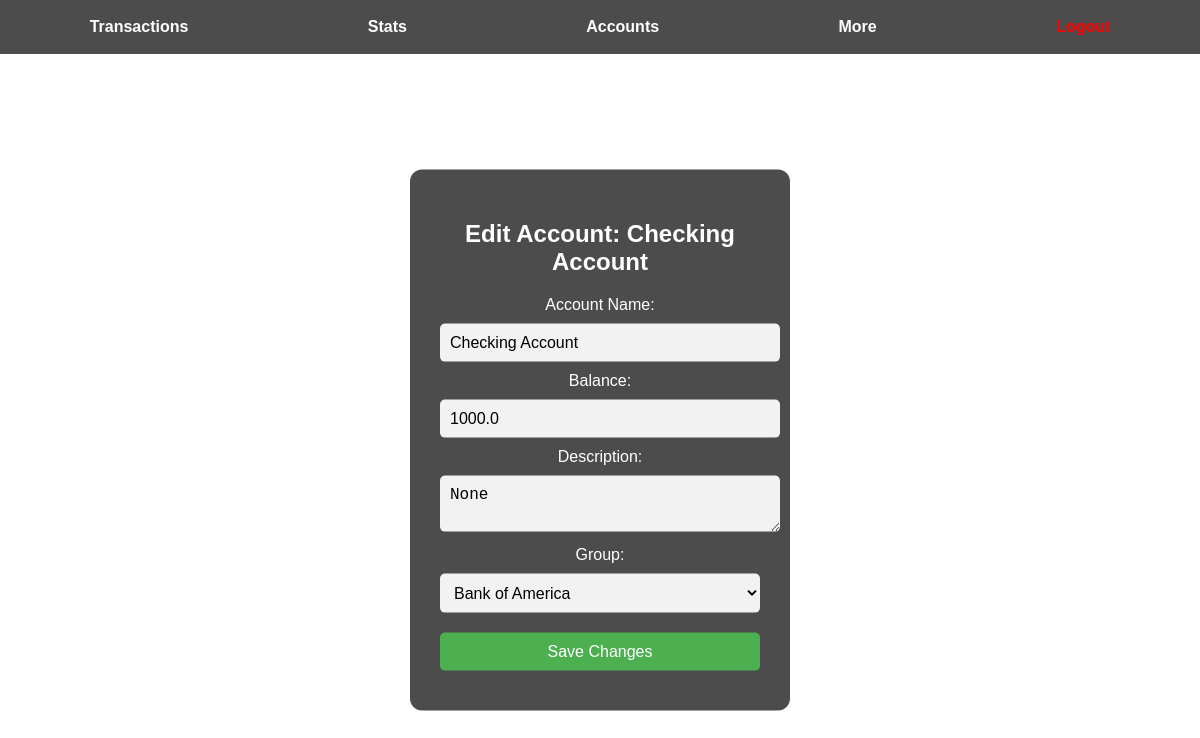
/edit_account/4 (signed in), run on the app's committed database.
### models/models.py (models this page shows)
class Account(db.Model):
    __tablename__ = 'account'
    id = db.Column(db.Integer, primary_key=True)
    name = db.Column(db.String(100), nullable=False)
    type = db.Column(db.String(50))  # 'checking', 'savings', etc.
    balance = db.Column(db.Float, default=0)
    description = db.Column(db.String(255))
    group_id = db.Column(db.Integer, db.ForeignKey('account_group.id'))
    user_id = db.Column(db.String(36), db.ForeignKey('user.id'))
    transactions = db.relationship('Transaction', foreign_keys='Transaction.account_id', back_populates='account', lazy=True)
    transactions_from = db.relationship('Transaction', foreign_keys='Transaction.from_account_id', back_populates='from_account', lazy=True)
    transactions_to = db.relationship('Transaction', foreign_keys='Transaction.to_account_id', back_populates='to_account', lazy=True)

class AccountGroup(db.Model):
    __tablename__ = 'account_group'
    id = db.Column(db.Integer, primary_key=True)
    name = db.Column(db.String(100))
    user_id = db.Column(db.String(36), db.ForeignKey('user.id'), nullable=False)
    accounts = db.relationship('Account', backref='group', lazy=True)

### routes/dashboard_routes.py (the view)
@dashboard_bp.route('/edit_account/<int:account_id>', methods=['GET', 'POST'])
def edit_account(account_id):
    user_id = session.get('user_id')
    if not user_id:
        return redirect(url_for('login'))
    account = Account.query.get_or_404(account_id)
    if not account.group or account.group.user_id != user_id:
        return "Unauthorized", 403
    if request.method == 'POST':
        account.name = request.form['account_name']
        account.balance = float(request.form['balance'])
        account.description = request.form['description']
        db.session.commit()
        return redirect(url_for('dashboard.accounts'))
    user = User.query.get(user_id)
    return render_template("edit_account.html", account=account, user=user)

### app.py (called while the page is built)
@app.before_request
def load_logged_in_user():
    user_id = session.get('user_id')
    g.user = User.query.get(user_id) if user_id else None

### templates/edit_account.html (shortened to what this page needs)
<!DOCTYPE html>
<html lang="en">
<head>
</head>
<body>
<div class="navbar">
  <a href="{{ url_for('dashboard', user_id=session.get('user_id')) }}">Transactions</a>
  <a href="{{ url_for('stats') }}">Stats</a>
  <a href="{{ url_for('dash.accounts') }}">Accounts</a>
  <a href="{{ url_for('more') }}">More</a>
  <a href="{{ url_for('logout') }}" class="logout">Logout</a>
</div>
<div class="form-container">
  <h2>Edit Account: {{ account.name }}</h2>
  <form method="POST">
    <label>Account Name:</label>
    <input type="text" name="account_name" value="{{ account.name }}" required>
    <label>Balance:</label>
    <input type="number" step="0.01" name="balance" value="{{ account.balance }}" required>
    <label>Description:</label>
    <textarea name="description">{{ account.description }}</textarea>
    <label>Group:</label>
    <select name="group" id="group-select" required>
      {% for group in user.account_groups %}
        <option value="{{ group.id }}" {% if account.group_id == group.id %}selected{% endif %}>{{ group.name }}</option>
      {% endfor %}
    </select>
    <button type="submit">Save Changes</button>
  </form>
</div>
</body>
</html>

### templates/edit_account.html (style rules this page uses)
html, body { margin: 0; padding: 0; height: 100%; font-family: Arial, sans-serif; color: white; overflow: hidden; }
.navbar { display: flex; justify-content: space-around; background-color: rgba(0, 0, 0, 0.7); padding: 10px 0; }
.navbar a { color: white; text-decoration: none; font-weight: bold; padding: 8px 16px; }
.navbar a.logout { color: red; }
.form-container { position: absolute; top: 55%; left: 50%; transform: translate(-50%, -50%); background: rgba(0, 0, 0, 0.7); padding: 30px; border-radius: 12px; box-shadow: 0 0 20px rgba(255, 255, 255, 0.3); width: 320px; text-align: center; }
input, select, textarea, button { width: 100%; padding: 10px; margin: 10px 0; border-radius: 5px; border: none; font-size: 16px; }
input, select, textarea { background-color: #f2f2f2; }
button { background-color: #4CAF50; color: white; cursor: pointer; }

### data on the page
Account: name "Checking Account", account_name "Checking Account", balance "1000.0", description "None", group "Bank of America"
